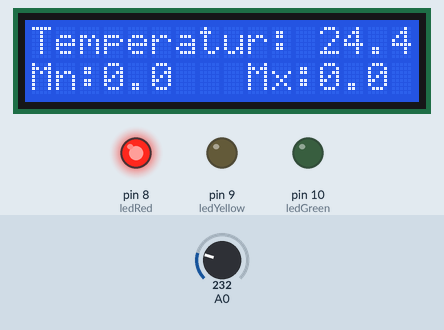
Recording of a sketch running on a simulated Arduino Uno, built with avr-gcc and run on an emulated ATmega328P. Shown: 16×2 character LCD, output pins drawn as LEDs (lit = HIGH). The inputs (shaded band) are chosen by the test bench; at power-on: A0 = 232.

Above: at 1.2 s.
1.3 s: A0 set to 250
At 3.4 s:
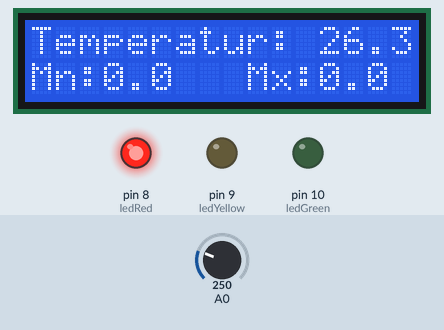
5.5 s: A0 set to 266
At 7.0 s:
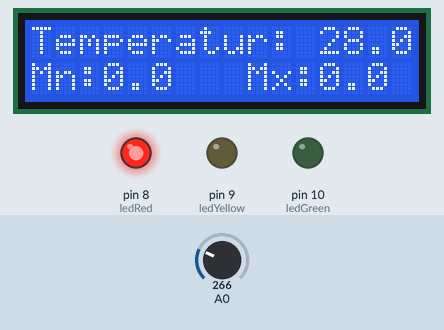
9.5 s: A0 set to 290
At 10.6 s:
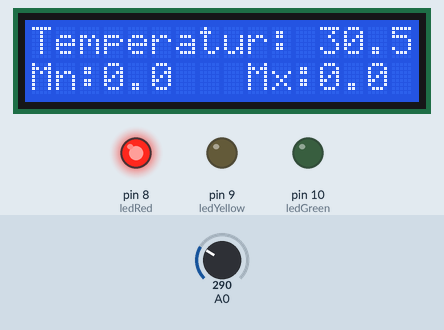
Timing chart, 0 to 12.5 s (numbered marks = the images above; inputs shaded):
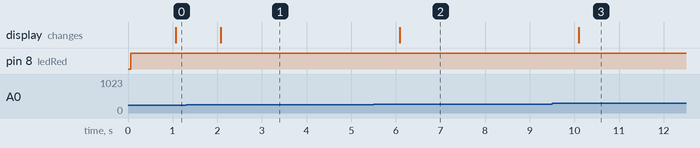

Measured:
- after the input at 1.3 s, the display: changes after 0.77 s (image 1)
- after the input at 5.5 s, the display: changes after 0.59 s (image 2)
- after the input at 9.5 s, the display: changes after 0.60 s (image 3)

The sketch:

LCD+Temperatura+IndicadorLED.ino
```cpp
/* Por:
  * José Emmanuel Paredes Rocha
  * Jazmín G. Garduño Hernández

  El siguiente programa se utiliza para en una pantalla de cristal líquido (LCD) imprimir la temperatura en tiempo real que toma un sensor LM35 (conectado en el pin analógico A0),
  asignar a través del monitor serial la temperatura mínima y máxima, e imprimirlas en el LCD; además, utilizando tres LEDs (rojo, amarillo y verde), que estos determinen al encenderse
  si la temperatura que mide el LM35 esta por debajo de la mínima (LED verde), está por encima de la máxima asginada (LED rojo) o está entre las anteriores (LED amarillo).
  En la primera línea de la LCD se muestra la temperatura medida en tiempo real y en la segunda línea se muestran las temperaturas máximas y mínimas medidas por el LM35.

  **IMPORTANTE: el Monitor Serie debe estar en modo "NEW LINE"/"NUEVA LINEA"**
  *En el Monitor Serial, la temperatura mínima se introduce como una cadena "Mn_valor" y la máxima con la cadena "Mx_valor#, donde '_' es un espacio (o cualquier otro caracter).
  Se imprime en el monitor Serial la temperatura mínima y máxima asignadas.

  Se utiliza un Display LCD de 16x2 y la librería existente "Liquid-Crystal".
  El circuito de conexión entre el LCD y el Arduino es el siguiente:

 * LCD VSS/GND pin to pin GND
 * LCD VCC pin to pin 5V
 * LCD VE pin to resistor 10K
 * LCD RS pin to digital pin 12
 * LCD R/W pin to pin GND
 * LCD Enable pin to digital pin 11
 * LCD D4 pin to digital pin 5
 * LCD D5 pin to digital pin 4
 * LCD D6 pin to digital pin 3
 * LCD D7 pin to digital pin 2
 * 10K resistor: ends to +5V and ground
 * wiper to LCD VO pin (pin 3)
 * LCD Intenal LED: LCD LED+ pin to pin 5V (with resistence 220) | LCD LED- pin to pin GND
 Véase para más detalle: https://www.arduino.cc/en/uploads/Tutorial/LCD_Base_bb_Schem.png

*/

// Se incluye la librería:
#include <LiquidCrystal.h>

// se inicializa la librería asociando los pines de la LCD con los números de pin a las que se conecta en el Arduino
const int rs = 12, en = 11, d4 = 5, d5 = 4, d6 = 3, d7 = 2;
LiquidCrystal lcd(rs, en, d4, d5, d6, d7); //inicializa LCD
int lecad; //variable para leer el estado analógico
float voltaje; //varibale para voltaje
float temp; //variable para temperatura
float tempmax; //variable para temperatura máxima
float tempmin; //variable para la temperatura mínima
int ledRed = 8; // Pin LED Rojo
int ledGreen = 10; // Pin LED Verde
int ledYellow = 9; //Pin LED Amarillo
String inputString = "";         // cadena para almacenar los datos introducidos en el monitor serie
boolean stringComplete = false;  // variable para determinar si la cadena está completa
String indicacion = "";   //para guardar 'Mn' o 'Mx'
String temperatura = "";  //para guardar valor de temperatura máxima o mínima

void setup() {
  //Serial.begin(9600); //para iniciar el lector de los datos que recibe el puerto Serial
  //while(!Serial); //Espera hasta que el puerto Serial reciba datos
  analogReference(INTERNAL); //para usar el factor de corrección obtenido al trasformar lectura AD a voltaje
  //determinar que los pines de los LEDs son de salida
  pinMode(ledRed, OUTPUT);
  pinMode(ledGreen, OUTPUT);
  pinMode(ledYellow, OUTPUT);

  Serial.begin(9600); //para iniciar el lector de los datos que recibe el puerto Serial
  while(!Serial); //Espera hasta que el puerto Serial reciba datos
  inputString.reserve(200); //guardar memoria (200) para la cadena que se introduce

  //Se configura el número de columnas y filas de la LCD:
  lcd.begin(16, 2);
  // se imprime el mensaje en el LCD.
  lcd.print("Temperatur: ");

}

void loop() {
  //cuando la cadena se itroduce en el monitor serial, se maneja para determinar si es la temperatura máxima o mínima, y el valor correspondiente
  if (stringComplete) {
    indicacion = inputString.substring(0,2); //toma los dos primeros caracteres de la cadena
    temperatura = inputString.substring(3); //toma el valor (número) asignado en la cadena

    if(indicacion == "Mn"){ //Si es la mínima
      tempmin = temperatura.toFloat(); //asigna el valor a la temperatura mínima como número flotante
      //se imprime la temperatura mínima en el monitor serial
      Serial.print("Temperatura mínima = ");
      Serial.println(tempmin);
      //se vacian las cadenas utilizadas, para que se puedan volver a llenar
      inputString = "";
      temperatura = "";
      indicacion= "";
    }

    if(indicacion == "Mx"){ //Si es la máxima
      tempmax = temperatura.toFloat(); //asigna el valor a la temperatura máxima como número flotante
      //se imprime la temperatura máxima en el monitor serial
      Serial.print("Temperatura máxima = ");
      Serial.println(tempmax);
      //se vacian las cadenas utilizadas, para que se puedan volver a llenar
      inputString = "";
      temperatura = "";
      indicacion= "";
    }

  }
  lecad = analogRead(0); //lee la señal analógica en el Pin(A0) y la convierte a digital, arroja datos de 0 a 1023
  voltaje = lecad*(1.078/1024); //hace la conversión de la señal digital a voltaje con el factor de corrección.
  temp = (voltaje / 0.01); //convierte el voltaje obtenido en temperatura

  if( temp < tempmin){ //si la temperatura medida por el LM35 está por debajo de la mínima asignada
    //enciende sólo el LED verde
    digitalWrite(ledGreen, HIGH);
    digitalWrite(ledRed, LOW);
    digitalWrite(ledYellow, LOW);
  } else{
    if(temp > tempmax){ //si la temperatura medida por el LM35 está por debajo de la máxima asignada
    //enciende sólo el LED rojo
    digitalWrite(ledRed, HIGH);
    digitalWrite(ledGreen, LOW);
    digitalWrite(ledYellow, LOW);
    } else { //si la temperatura medida por el LM35 está entre las temperaturas máxima y mínima asignadas
      //enciende sólo el LED amarillo
      digitalWrite(ledYellow, HIGH);
      digitalWrite(ledRed, LOW);
      digitalWrite(ledGreen, LOW);
    }
  }

 //se determina si el valor de la temperaura tiene uno o dos dígitos antes del punto, para que la impresión en el LCD no se "recorra".
  if (temp < 10){ //para las temperaturas con un sólo dígito antes del punto
  lcd.setCursor(13, 0); //se posiciona el cursor en el LCD
  lcd.print(temp, 1); //imprime el valor de la temperatura medida, con un sólo decimal
    delay(1000); //arroja una medición cada segundo
  } else{ //para las temperaturas con dos dígitos con después del punto
    lcd.setCursor(12, 0);
    lcd.print(temp, 1);
    delay(1000);
  }

  //Para colocar la temperatura mínima y máxima
  lcd.setCursor(0,1); //se posiciona cursor en LCD al inicio de segunda línea
  lcd.print("Mn:"); //indica la temperatura mínima como la abreviación 'Mn'
  lcd.setCursor(3,1);
  lcd.print(tempmin, 1); //imprime valor temperatura mínima
  lcd.setCursor(9,1); //posiciona cursor en LCD a la mitad de la segunda línea
  lcd.print("Mx:"); //indica la temperatura máxima como la abreviación 'Mx'
  lcd.setCursor(12,1);
  lcd.print(tempmax,1); //imprime valor de temperatura máxima
}

//función tomada del ejemplo "SerialEvent"
void serialEvent() {
  while (Serial.available()) { //wait while the serial monitor does not have input
    char inChar = (char)Serial.read(); //read each character input
    // if the incoming character is a newline, set a flag
    // so the main loop can do something about it:
    if (inChar == '\n') { // '\n' is new line in Monitor Serie
      stringComplete = true; //with new line the string is complete
    }else{
      inputString += inChar;} //add each character to string 'inputString'
    }
  }
```
